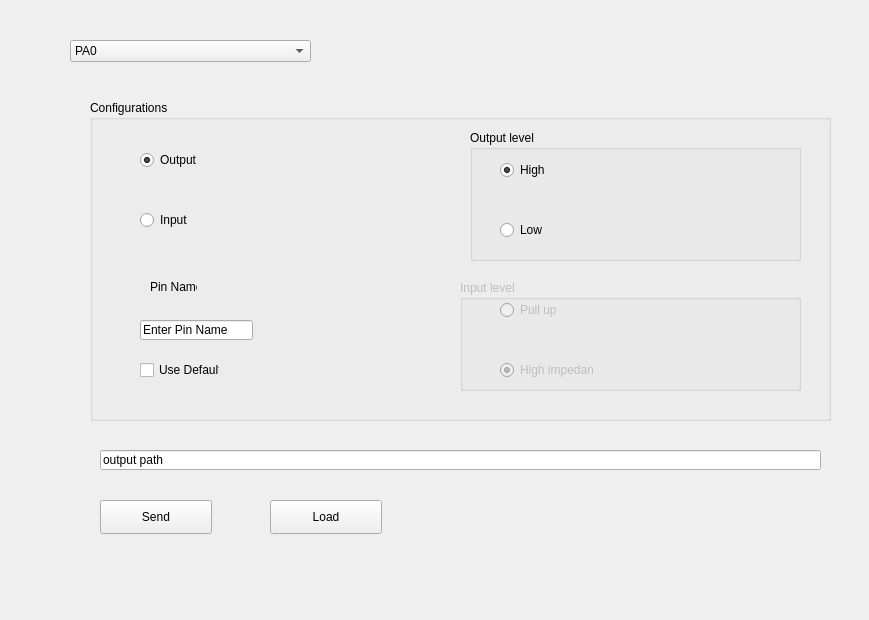
<?xml version="1.0" encoding="UTF-8"?>
<ui version="4.0">
 <class>Form</class>
 <widget class="QWidget" name="Form">
  <property name="geometry">
   <rect>
    <x>0</x>
    <y>0</y>
    <width>869</width>
    <height>620</height>
   </rect>
  </property>
  <property name="windowTitle">
   <string>Form</string>
  </property>
  <widget class="QComboBox" name="comboBox">
   <property name="geometry">
    <rect>
     <x>70</x>
     <y>40</y>
     <width>241</width>
     <height>22</height>
    </rect>
   </property>
   <item>
    <property name="text">
     <string>PA0</string>
    </property>
   </item>
   <item>
    <property name="text">
     <string>PA1</string>
    </property>
   </item>
   <item>
    <property name="text">
     <string>PA2</string>
    </property>
   </item>
   <item>
    <property name="text">
     <string>PA3</string>
    </property>
   </item>
   <item>
    <property name="text">
     <string>PA4</string>
    </property>
   </item>
   <item>
    <property name="text">
     <string>PA5</string>
    </property>
   </item>
   <item>
    <property name="text">
     <string>PA6</string>
    </property>
   </item>
   <item>
    <property name="text">
     <string>PA7</string>
    </property>
   </item>
   <item>
    <property name="text">
     <string>PB0</string>
    </property>
   </item>
   <item>
    <property name="text">
     <string>PB1</string>
    </property>
   </item>
   <item>
    <property name="text">
     <string>PB2</string>
    </property>
   </item>
   <item>
    <property name="text">
     <string>PB3</string>
    </property>
   </item>
   <item>
    <property name="text">
     <string>PB4</string>
    </property>
   </item>
   <item>
    <property name="text">
     <string>PB5</string>
    </property>
   </item>
   <item>
    <property name="text">
     <string>PB6</string>
    </property>
   </item>
   <item>
    <property name="text">
     <string>PB7</string>
    </property>
   </item>
   <item>
    <property name="text">
     <string>PC0</string>
    </property>
   </item>
   <item>
    <property name="text">
     <string>PC1</string>
    </property>
   </item>
   <item>
    <property name="text">
     <string>PC2</string>
    </property>
   </item>
   <item>
    <property name="text">
     <string>PC3</string>
    </property>
   </item>
   <item>
    <property name="text">
     <string>PC4</string>
    </property>
   </item>
   <item>
    <property name="text">
     <string>PC5</string>
    </property>
   </item>
   <item>
    <property name="text">
     <string>PC6</string>
    </property>
   </item>
   <item>
    <property name="text">
     <string>PC7</string>
    </property>
   </item>
   <item>
    <property name="text">
     <string>PD0</string>
    </property>
   </item>
   <item>
    <property name="text">
     <string>PD1</string>
    </property>
   </item>
   <item>
    <property name="text">
     <string>PD2</string>
    </property>
   </item>
   <item>
    <property name="text">
     <string>PD3</string>
    </property>
   </item>
   <item>
    <property name="text">
     <string>PD4</string>
    </property>
   </item>
   <item>
    <property name="text">
     <string>PD5</string>
    </property>
   </item>
   <item>
    <property name="text">
     <string>PD6</string>
    </property>
   </item>
   <item>
    <property name="text">
     <string>PD7</string>
    </property>
   </item>
  </widget>
  <widget class="QGroupBox" name="Config_groupbox">
   <property name="geometry">
    <rect>
     <x>90</x>
     <y>100</y>
     <width>741</width>
     <height>321</height>
    </rect>
   </property>
   <property name="title">
    <string>Configurations</string>
   </property>
   <widget class="QRadioButton" name="output_radioBox">
    <property name="enabled">
     <bool>true</bool>
    </property>
    <property name="geometry">
     <rect>
      <x>50</x>
      <y>50</y>
      <width>93</width>
      <height>20</height>
     </rect>
    </property>
    <property name="text">
     <string>Output</string>
    </property>
    <property name="checked">
     <bool>true</bool>
    </property>
   </widget>
   <widget class="QRadioButton" name="Input_radioBox">
    <property name="geometry">
     <rect>
      <x>50</x>
      <y>110</y>
      <width>93</width>
      <height>20</height>
     </rect>
    </property>
    <property name="text">
     <string>Input</string>
    </property>
   </widget>
   <widget class="QLabel" name="PinName_label">
    <property name="geometry">
     <rect>
      <x>60</x>
      <y>180</y>
      <width>47</width>
      <height>14</height>
     </rect>
    </property>
    <property name="text">
     <string>Pin Name</string>
    </property>
   </widget>
   <widget class="QLineEdit" name="PinName_lineedit">
    <property name="geometry">
     <rect>
      <x>50</x>
      <y>220</y>
      <width>113</width>
      <height>20</height>
     </rect>
    </property>
    <property name="text">
     <string>Enter Pin Name</string>
    </property>
   </widget>
   <widget class="QCheckBox" name="UseDefault_combobox">
    <property name="geometry">
     <rect>
      <x>50</x>
      <y>260</y>
      <width>80</width>
      <height>20</height>
     </rect>
    </property>
    <property name="text">
     <string>Use Default</string>
    </property>
   </widget>
   <widget class="QGroupBox" name="Outpu_groupBox">
    <property name="geometry">
     <rect>
      <x>380</x>
      <y>30</y>
      <width>331</width>
      <height>131</height>
     </rect>
    </property>
    <property name="title">
     <string>Output level</string>
    </property>
    <widget class="QRadioButton" name="High_radioBox">
     <property name="geometry">
      <rect>
       <x>30</x>
       <y>30</y>
       <width>93</width>
       <height>20</height>
      </rect>
     </property>
     <property name="text">
      <string>High</string>
     </property>
     <property name="checked">
      <bool>true</bool>
     </property>
    </widget>
    <widget class="QRadioButton" name="Low_radioBox">
     <property name="geometry">
      <rect>
       <x>30</x>
       <y>90</y>
       <width>93</width>
       <height>20</height>
      </rect>
     </property>
     <property name="text">
      <string>Low</string>
     </property>
    </widget>
   </widget>
   <widget class="QGroupBox" name="Input_GroupBox">
    <property name="enabled">
     <bool>false</bool>
    </property>
    <property name="geometry">
     <rect>
      <x>370</x>
      <y>180</y>
      <width>341</width>
      <height>111</height>
     </rect>
    </property>
    <property name="title">
     <string>Input level</string>
    </property>
    <widget class="QRadioButton" name="PullUp_radioBox">
     <property name="geometry">
      <rect>
       <x>40</x>
       <y>20</y>
       <width>93</width>
       <height>20</height>
      </rect>
     </property>
     <property name="text">
      <string>Pull up</string>
     </property>
    </widget>
    <widget class="QRadioButton" name="HighImpedance_radioBox">
     <property name="geometry">
      <rect>
       <x>40</x>
       <y>80</y>
       <width>93</width>
       <height>20</height>
      </rect>
     </property>
     <property name="text">
      <string>High impedance</string>
     </property>
     <property name="checked">
      <bool>true</bool>
     </property>
    </widget>
   </widget>
  </widget>
  <widget class="QLineEdit" name="Path_lineEdit">
   <property name="geometry">
    <rect>
     <x>100</x>
     <y>450</y>
     <width>721</width>
     <height>20</height>
    </rect>
   </property>
   <property name="text">
    <string>output path</string>
   </property>
  </widget>
  <widget class="QPushButton" name="send_pushButton">
   <property name="geometry">
    <rect>
     <x>100</x>
     <y>500</y>
     <width>112</width>
     <height>34</height>
    </rect>
   </property>
   <property name="text">
    <string>Send</string>
   </property>
  </widget>
  <widget class="QPushButton" name="load_pushButton">
   <property name="geometry">
    <rect>
     <x>270</x>
     <y>500</y>
     <width>112</width>
     <height>34</height>
    </rect>
   </property>
   <property name="text">
    <string>Load</string>
   </property>
  </widget>
 </widget>
 <resources/>
 <connections>
  <connection>
   <sender>output_radioBox</sender>
   <signal>clicked(bool)</signal>
   <receiver>Input_GroupBox</receiver>
   <slot>setDisabled(bool)</slot>
   <hints>
    <hint type="sourcelabel">
     <x>186</x>
     <y>159</y>
    </hint>
    <hint type="destinationlabel">
     <x>630</x>
     <y>335</y>
    </hint>
   </hints>
  </connection>
  <connection>
   <sender>Input_radioBox</sender>
   <signal>clicked(bool)</signal>
   <receiver>Input_GroupBox</receiver>
   <slot>setEnabled(bool)</slot>
   <hints>
    <hint type="sourcelabel">
     <x>186</x>
     <y>219</y>
    </hint>
    <hint type="destinationlabel">
     <x>630</x>
     <y>335</y>
    </hint>
   </hints>
  </connection>
  <connection>
   <sender>Input_radioBox</sender>
   <signal>clicked(bool)</signal>
   <receiver>Outpu_groupBox</receiver>
   <slot>setDisabled(bool)</slot>
   <hints>
    <hint type="sourcelabel">
     <x>186</x>
     <y>219</y>
    </hint>
    <hint type="destinationlabel">
     <x>635</x>
     <y>195</y>
    </hint>
   </hints>
  </connection>
  <connection>
   <sender>output_radioBox</sender>
   <signal>clicked(bool)</signal>
   <receiver>Outpu_groupBox</receiver>
   <slot>setEnabled(bool)</slot>
   <hints>
    <hint type="sourcelabel">
     <x>186</x>
     <y>159</y>
    </hint>
    <hint type="destinationlabel">
     <x>635</x>
     <y>195</y>
    </hint>
   </hints>
  </connection>
 </connections>
</ui>
